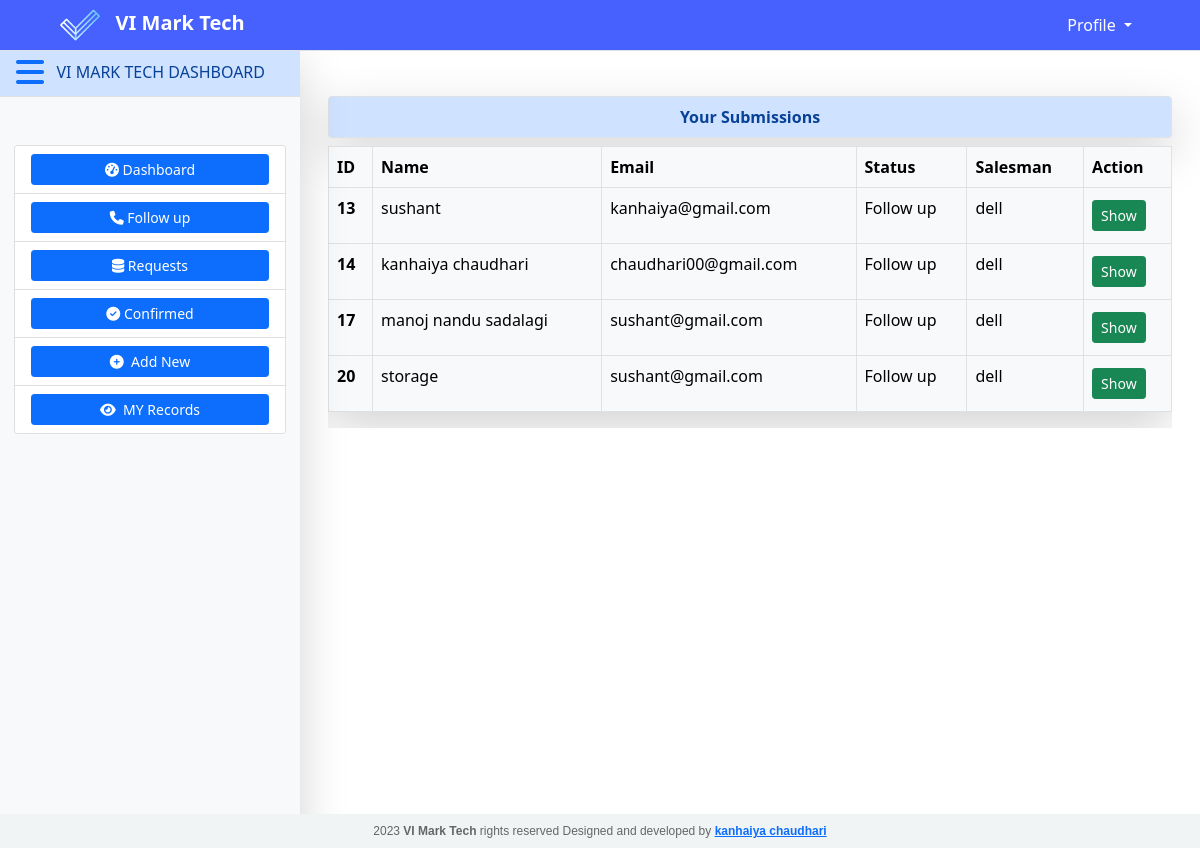
Page /show/ (signed in) on the committed database.
### dash/models.py (models this page shows)
class UserProfile(models.Model):
    CHOICES_2 = (
        ('increase online sales', 'increase online sales'),
        ('promote brand awareness', 'promote brand awareness'),
        ('provide information', 'provide information'),
        ('generate leads', 'generate leads')
    )
    CHOICES_1 = (
        ('Home', 'Home'),
        ('About us', 'About us'),
        ('Products', 'Products'),
        ('Services', 'Services'),
        ('Contact us', 'Contact us')
    )
    name=models.CharField(max_length=70)
    business_name=models.CharField(max_length=70,null='True')
    email=models.EmailField(max_length=100)
    address = models.CharField(max_length=255)
    phone_number = PhoneNumberField(null=True)
    ans_1= models.TextField( max_length=1055 ,null='True')
    ans_2= models.TextField( max_length=1055 ,null='True')
    ans_3= models.TextField( max_length=1055 ,null='True')
    ans_4= models.TextField( max_length=1055 ,null='True')
    ans_5= models.TextField( max_length=1055 ,null='True')
    ans_6= models.TextField( max_length=1055 ,null='True')
    ans_7= models.TextField( max_length=1055 ,null='True')
    ans_8= models.TextField( max_length=1055 ,null='True')
    ans_9= models.TextField( max_length=1055 ,null='True')
    date=models.DateField(default=datetime.date.today)
    ans_question1= MultiSelectField(choices=CHOICES_1, max_choices=5, max_length=255, null=True)
    ans_question2=MultiSelectField(choices=CHOICES_2, max_choices=4, max_length=255, null=True)
    ans_choices = models.CharField(choices=(('Follow up', 'Follow up'), ('Hold up', 'Hold up'), ('Canceled', 'Canceled')), max_length=50,default='nothing')
    user = models.ForeignKey(User, on_delete=models.PROTECT,null=True)
    current_date=models.DateField(default=datetime.date.today)

### dash/views.py (the view)
# urls.py: path('show/',dv.show,name="show"),
def show(request):
    pn="Your Submissions"
    if request.user.is_authenticated:
        user = request.user
        stud = UserProfile.objects.filter(user=user)
        return render(request, 'dash/show.html', {'stu': stud,'page_name':pn})
    else:
        print("redirect")
        return HttpResponseRedirect('/')

### dash/templatetags/my_filters.py (called while the page is built)
@register.filter
def get_class_name(value):
    return value.__class__.__name__

### dash/templates/dash/show.html (shortened to what this page needs)
{% extends "enroll/base.html" %}
{% load my_filters %}
{% block content %}
<section>
  <div class="con">
    <div class="row mt-5 mb-5 me-sm-1 ps-sm-3 rounded">
        <div class="col-12">
            <form action="{% url 'dash' %}" class="border shadow-lg px-5 py-2 mb-2 alert-primary rounded text-center" method="POST">
              <div class="fw-semibold">
                <strong>{{ page_name }}</strong>
              </div>
            </form>
          </div>
      <div class="col-12 rounded">
        {% if stu %}
        <div class="table-responsive">
          <table class="table table-bordered border-end table-hover table-light shadow-lg bg-white">
            <thead>
              <tr>
                <th scope="col">ID</th>
                <th scope="col">Name</th>
                <th scope="col">Email</th>
                <th scope="col">Status</th>
                <th scope="col">Salesman</th>
                <th scope="col">Action</th>
              </tr>
            </thead>
            <tbody>
              {% for st in stu %}
              <tr>
                <th scope="row">{{ st.id }}</th>
                <td>{{ st.name }}</td>
                <td>{{ st.email }}</td>
                <td>{{ st.ans_choices }}</td>
                <td>{{ st.user }}</td>
                <td class="">
                  {% if not user.is_superuser %}
                  <a href="{% url 'updatedata' st.id %}" class="btn btn-warning my-sm-1 btn-sm mb-2">Edit</a>
                  <form action="{% url 'delete' st.id %}" method="POST" class="d-inline">
                    {% csrf_token %}
                    <input type="submit" class="btn btn-danger btn-sm" value="Delete">
                  </form>
                  {% else %}
                  {% if st|get_class_name == 'UserProfile' %}
                  <a href="{% url 'admin_update' st.id %}" class="btn btn-success my-sm-1 btn-sm mb-2">Show</a>
                  {% elif st|get_class_name == 'ConfirmedUserProfile' %}
                  <a href="{% url 'confirm' st.id %}" class="btn btn-warning my-sm-1 btn-sm mb-2">Edit</a>
                  <form action="{% url 'confirm_delete' st.id %}" method="POST" class="d-inline">
                    {% csrf_token %}
                    <input type="submit" class="btn btn-danger btn-sm" value="Delete">
                  </form>
                  {% endif %}
                  {% endif %}
                </td>
              </tr>
              {% endfor %}
            </tbody>
          </table>
        </div>
        {% else %}
        <div class="alert alert-primary d-flex align-items-center">
          <i class="fas fa-sad-tear fa-2x"></i> &nbsp; &nbsp; No Record Found
        </div>
        {% endif %}
      </div>
    </div>
  </div>
</section>
{% endblock content %}

### enroll/templates/enroll/base.html (shortened to what this page needs)
<!doctype html>
{% load static %}
<html lang="en">
<head>
    <link href="https://cdn.jsdelivr.net/npm/bootstrap@5.0.2/dist/css/bootstrap.min.css" rel="stylesheet"
>
    <link rel="stylesheet" href="https://cdnjs.cloudflare.com/ajax/libs/font-awesome/6.4.0/css/all.min.css">
    <link href="https://unpkg.com/aos@2.3.1/dist/aos.css" rel="stylesheet">
    <link rel="stylesheet" href="{% static 'enroll/style.css' %}">
</head>
<body class="">
    <header>
        <nav class="navbar navbar-expand-lg navbar-light bg-light border-bottom px-5 fixed-top py-0">
            <div class="container-fluid">
                <a class="navbar-brand" href="#"><img src="{% static 'enroll/img/logo.png' %}" alt=""> &nbsp;&nbsp;<span class="text-white fw-bold ">VI
                        Mark Tech</span>
                    </a>
                {% if user.is_authenticated  %}
                <div class="collapse navbar-collapse d-md-none" id="navbarSupportedContent">
                    <ul class="navbar-nav ms-auto mb-2 mb-lg-0 ">
                        <li class="nav-item dropdown">
                            <a class="nav-link dropdown-toggle text-white" href="#" id="navbarDropdown" role="button"
                                data-bs-toggle="dropdown" aria-expanded="false">
                                Profile
                            </a>
                        </li>
                        {% endif %}
                    </ul>
                </div>
            </div>
        </nav>
    </header>
    <div class="container-fluid">
        <div class="section">
            <div class="row my-5">
                {% if user.is_authenticated  %}
                <div class="col-md-3">
                    {% include 'enroll/sidebar.html' %}
                </div>
                {% endif %}
                {% if not user.is_authenticated  %}
                <div class="col-md-12 col-sm-12">
                    {% else%}
                        <div class="col-md-9 col-sm-12">
                            {% endif %}
                            {% block content %}
                            {% endblock content %}
                        </div>
                </div>
            </div>
        </div>
    <footer style="background-color: #f0f4f4; padding: 8px; text-align: center;" class="fixed-bottom">
        <p style="font-family: Arial, sans-serif; font-size: 12px; color: #666666; margin: 0;"> 2023  <strong> VI Mark Tech</strong>
            rights reserved Designed and developed by <a href="https://www.linkedin.com/in/kanhaiya-chaudhari-97bb67213/"><span
                        class="fw-bold"> kanhaiya chaudhari </span></a></p>
    </footer>
</body>
</html>

### enroll/templates/enroll/sidebar.html (shortened to what this page needs)
<section>
  <div class="c">
    <div class="sidebar bg-light rounded mx-auto shadow-lg" style="width: 300px; height: 100%; position: fixed; left: 0;">
      <div class="card-header mx-auto alert-primary border-bottom">
        <div class="fw-semibold d-flex align-items-center">
          <i class="fa-solid fa-bars fa-2x text-primary"></i>&nbsp;&nbsp;&nbsp;VI MARK TECH DASHBOARD
        </div>
      </div>
      <div class="pt-5">
        <div class="card mx-auto" style="width: 17rem;">
          <ul class="list-group list-group-flush">
            <li class="list-group-item">
              <a href="{% url 'dash' %}" class="btn btn-sm btn-primary w-100 btn-hover">
                <i class="fas fa-tachometer-alt"></i>&nbsp;Dashboard
              </a>
            </li>
            {% if user.is_superuser %}
            <li class="list-group-item">
              <a href="{% url 'follow_up' %}" class="btn btn-sm btn-primary w-100 btn-hover">
                <i class="fas fa-phone"></i>&nbsp;Follow up
              </a>
            </li>
            <li class="list-group-item">
              <a href="{% url 'all_admin_obj' %}" class="btn btn-sm btn-primary w-100 btn-hover">
                <i class="fas fa-database"></i>&nbsp;Requests
              </a>
            </li>
            <li class="list-group-item">
              <a href="{% url 'confirm_obj' %}" class="btn btn-sm btn-primary w-100 btn-hover">
                <i class="fas fa-check-circle"></i>&nbsp;Confirmed
              </a>
            </li>
            {% endif %}
            <li class="list-group-item">
              <a href="{% url 'add_show' %}" class="btn btn-sm btn-primary w-100 btn-hover">
                <i class="fas fa-plus-circle"></i>&nbsp; Add New
              </a>
            </li>
            <li class="list-group-item">
              <a href="{% url 'show' %}" class="btn btn-sm btn-primary w-100 btn-hover">
                <i class="fas fa-eye"></i>&nbsp; MY Records
              </a>
            </li>
          </ul>
        </div>
      </div>
    </div>
  </div>
</section>

### enroll/static/enroll/style.css (style rules this page uses)
.navbar { background-color: #4761ff !important ; }
.navbar-brand img { width: 40px; height: 40px; object-fit: cover; }
.sidebar { display: block; }
body { height: 100vh; margin: 0; padding: 0; }

### rows in the picture
UserProfile: id "13", name "sushant", email "kanhaiya@gmail.com", ans_choices "Follow up", user "dell"
UserProfile: id "14", name "kanhaiya chaudhari", email "chaudhari00@gmail.com", ans_choices "Follow up", user "dell"
UserProfile: id "17", name "manoj nandu sadalagi", email "sushant@gmail.com", ans_choices "Follow up", user "dell"
UserProfile: id "20", name "storage", email "sushant@gmail.com", ans_choices "Follow up", user "dell"

### other values in the picture
{{ page_name }} "Your Submissions"
